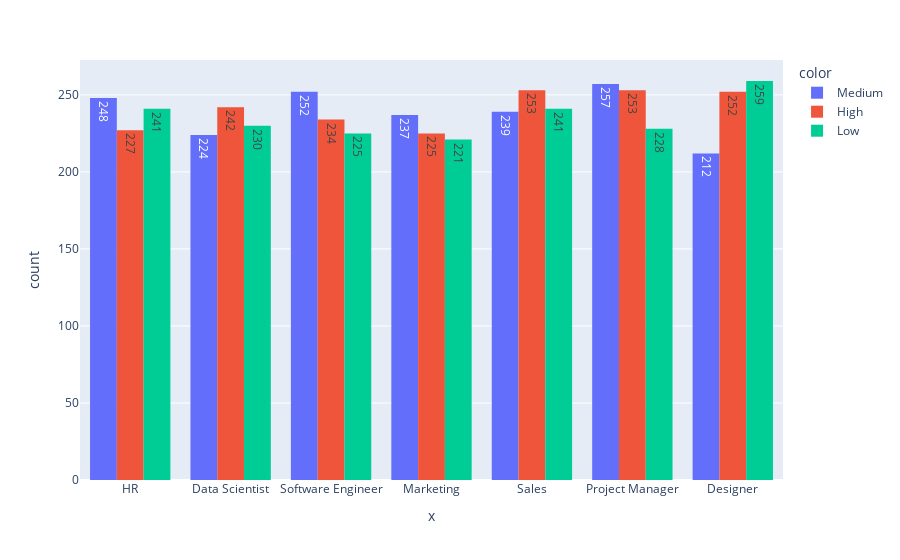

Notebook cell for this chart:
### Code cell
fig = px.histogram(x = df['Job_Role'], text_auto=True,color=df['Stress_Level'], barmode='group')
fig.show()

### Figure 1 — Plotly figure (JSON) as saved in the notebook; plotly's stock layout.template omitted (floating-point values rounded to 4 significant figures; data arrays with more than 128 entries replaced by an {"elided": "..."} marker saying what was removed)
{"data": [{"alignmentgroup": "True", "bingroup": "x", "hovertemplate": "color=Medium<br>x=%{x}<br>count=%{y}<extra></extra>", "legendgroup": "Medium", "marker": {"color": "#636efa", "pattern": {"shape": ""}}, "name": "Medium", "offsetgroup": "Medium", "orientation": "v", "showlegend": true, "texttemplate": "%{value}", "type": "histogram", "x": {"elided": "1669 str values"}, "xaxis": "x", "yaxis": "y"}, {"alignmentgroup": "True", "bingroup": "x", "hovertemplate": "color=High<br>x=%{x}<br>count=%{y}<extra></extra>", "legendgroup": "High", "marker": {"color": "#EF553B", "pattern": {"shape": ""}}, "name": "High", "offsetgroup": "High", "orientation": "v", "showlegend": true, "texttemplate": "%{value}", "type": "histogram", "x": {"elided": "1686 str values"}, "xaxis": "x", "yaxis": "y"}, {"alignmentgroup": "True", "bingroup": "x", "hovertemplate": "color=Low<br>x=%{x}<br>count=%{y}<extra></extra>", "legendgroup": "Low", "marker": {"color": "#00cc96", "pattern": {"shape": ""}}, "name": "Low", "offsetgroup": "Low", "orientation": "v", "showlegend": true, "texttemplate": "%{value}", "type": "histogram", "x": {"elided": "1645 str values"}, "xaxis": "x", "yaxis": "y"}], "layout": {"barmode": "group", "legend": {"title": {"text": "color"}, "tracegroupgap": 0}, "margin": {"t": 60}, "xaxis": {"anchor": "y", "domain": [0, 1], "title": {"text": "x"}}, "yaxis": {"anchor": "x", "domain": [0, 1], "title": {"text": "count"}}}}
